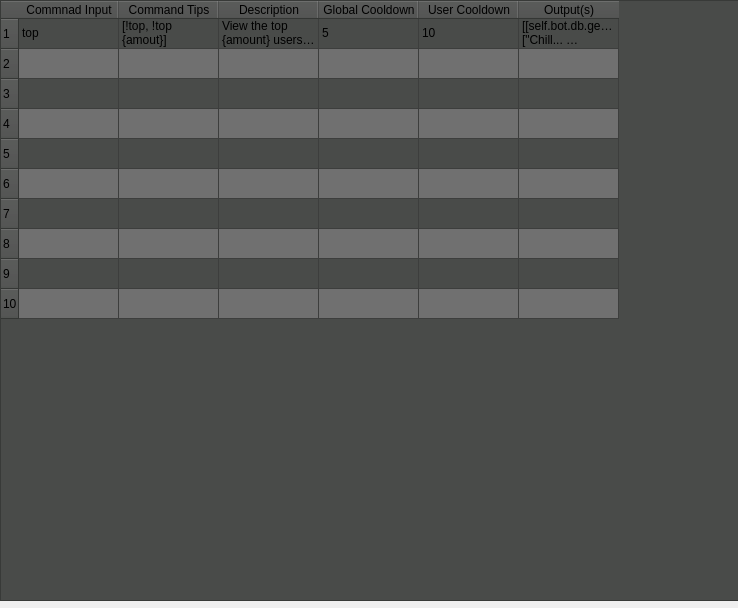
<?xml version="1.0" encoding="UTF-8"?>
<ui version="4.0">
 <class>CommandsTable</class>
 <widget class="QWidget" name="CommandsTable">
  <property name="geometry">
   <rect>
    <x>0</x>
    <y>0</y>
    <width>738</width>
    <height>608</height>
   </rect>
  </property>
  <property name="windowTitle">
   <string>Form</string>
  </property>
  <widget class="QTableWidget" name="tableWidget">
   <property name="geometry">
    <rect>
     <x>0</x>
     <y>0</y>
     <width>741</width>
     <height>601</height>
    </rect>
   </property>
   <property name="styleSheet">
    <string notr="true">background-color: rgb(73, 75, 73);
alternate-background-color: rgb(112, 112, 112);</string>
   </property>
   <property name="alternatingRowColors">
    <bool>true</bool>
   </property>
   <property name="sortingEnabled">
    <bool>true</bool>
   </property>
   <property name="rowCount">
    <number>10</number>
   </property>
   <property name="columnCount">
    <number>6</number>
   </property>
   <row/>
   <row/>
   <row/>
   <row/>
   <row/>
   <row/>
   <row/>
   <row/>
   <row/>
   <row/>
   <column>
    <property name="text">
     <string>Commnad Input</string>
    </property>
   </column>
   <column>
    <property name="text">
     <string>Command Tips</string>
    </property>
   </column>
   <column>
    <property name="text">
     <string>Description</string>
    </property>
   </column>
   <column>
    <property name="text">
     <string>Global Cooldown</string>
    </property>
   </column>
   <column>
    <property name="text">
     <string>User Cooldown</string>
    </property>
   </column>
   <column>
    <property name="text">
     <string>Output(s)</string>
    </property>
   </column>
   <item row="0" column="0">
    <property name="text">
     <string>top</string>
    </property>
   </item>
   <item row="0" column="1">
    <property name="text">
     <string>[!top, !top {amout}]</string>
    </property>
   </item>
   <item row="0" column="2">
    <property name="text">
     <string>View the top {amount} users who have the most currency. Default for {amount} is 5, unless a valid number between 1-10 is specified.</string>
    </property>
   </item>
   <item row="0" column="3">
    <property name="text">
     <string>5</string>
    </property>
   </item>
   <item row="0" column="4">
    <property name="text">
     <string>10</string>
    </property>
   </item>
   <item row="0" column="5">
    <property name="text">
     <string>[[self.bot.db.getLeaderboard()],[&quot;Chill... someone just called this command. Read it, I'll say the same thing&quot;],[&quot;Bro, you got somewhere to be? Wait like ${diff} seconds then try again.&quot;]]</string>
    </property>
   </item>
  </widget>
 </widget>
 <resources/>
 <connections/>
</ui>
